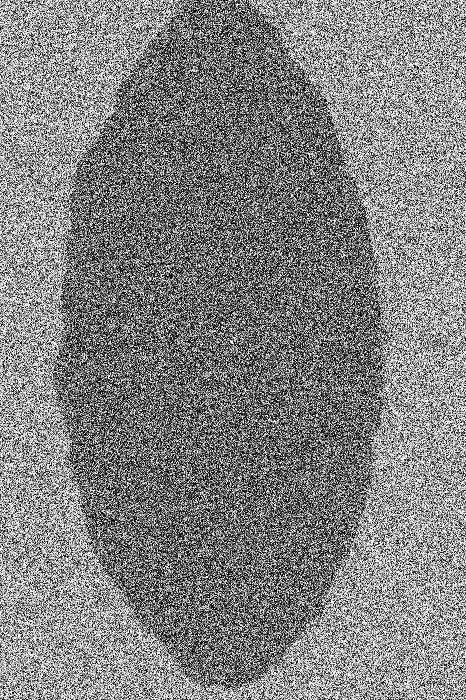
#> input picture DataTraining/BigDomain/03_HistogramEqualized.png, 466 x 700 px, found by its file name
$ python 04_Guassian_Blurring.py
#> lines starting #> are read from the running program, lines starting #| are printed output that depends on the picture
import cv2
import numpy as np
from matplotlib import pyplot as plt
import matplotlib as mpl
import matplotlib.pyplot as plt

mpl.style.use('myMatplotlibStylesheet.mplstyle')
mpl.rcParams['figure.figsize'] = 6.0,6.0
mpl.rcParams['figure.subplot.bottom'] = 0.1
mpl.rcParams['figure.subplot.left'] = 0.1
mpl.rcParams['figure.subplot.right'] = 0.9
mpl.rcParams['figure.subplot.top'] = 0.9

img = cv2.imread('03_HistogramEqualized.png',0)
#> img is the input picture: shape (700, 466); min 0, max 255, mean 129.6

blur = cv2.GaussianBlur(img,(5,5),0)
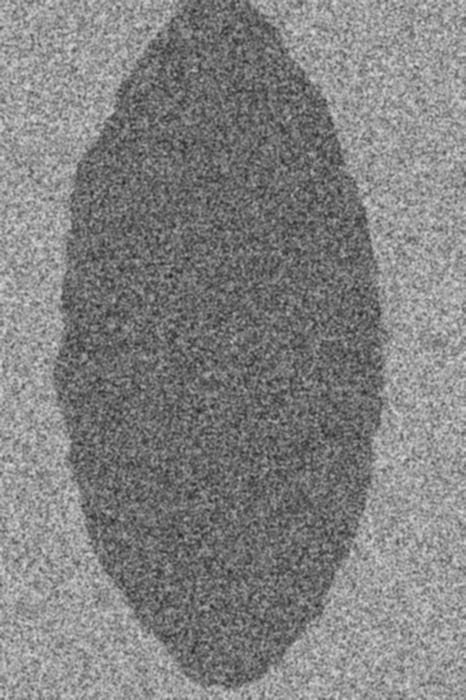
#> blur: shape (700, 466); min 34, max 218, mean 129.6
cv2.imwrite('04_GuassianBlur.png',blur)

# plot all the images and their histograms
images = [img, 0,
          blur, 0]

titles = ['Equalized','Histogram',
          'Gaussian blurred','Gaussianized histogram']

for i in np.arange(2):
    plt.subplot(2,2,i*2+1),plt.imshow(images[i*2],'gray')
    plt.title(titles[i*2]), plt.xticks([]), plt.yticks([])
    plt.subplot(2,2,i*2+2),plt.hist(images[i*2].ravel(),128)
    plt.title(titles[i*2+1]), plt.xticks([]), plt.yticks([])

plt.show()
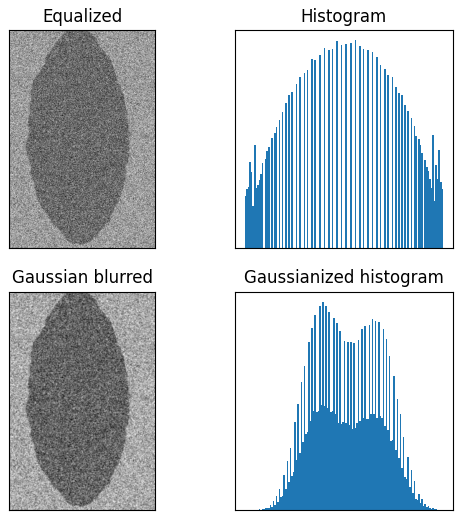
#> figure drawn by matplotlib, 4 panels
plt.savefig("04_GaussianBlurringEffect.png")
plt.savefig("04_GaussianBlurringEffect.pdf")
